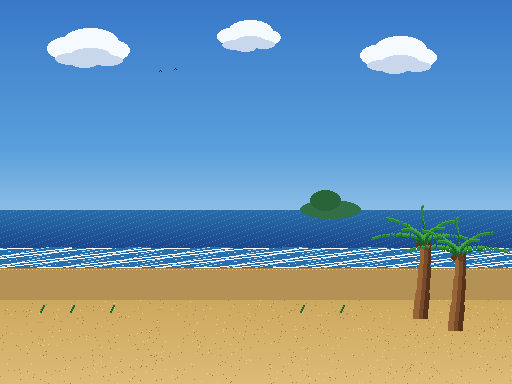
#> input picture games/treasure-island/art/backdrops/beach.png, 512 x 384 px; its folder holds only this picture in this run
$ python -i ti_art_lib.py   (imports and definitions only)
#> lines starting #> are read from the running program, lines starting #| are printed output that depends on the picture
#!/usr/bin/env python3
"""Shared helpers and palette for original Treasure Island homage pixel art."""
from __future__ import annotations

import math
import random
from contextlib import contextmanager
from pathlib import Path
from typing import Iterable, Iterator, Sequence

from PIL import Image, ImageDraw

# Every generated path is rooted here so scripts are safe to run from any cwd.
REPO_ROOT = Path(__file__).resolve().parent.parent

# Deliberately compact warm CPC/Speccy-inspired palette. These are original
# project colours, not sampled from or traced over any commercial game asset.
INK = (28, 24, 36)
INK_BLUE = (24, 38, 58)
INK_BROWN = (55, 35, 30)

SKY_TOP = (45, 87, 164)
SKY_MID = (64, 132, 196)
SKY_HORIZON = (139, 196, 216)
SUN = (255, 220, 112)
CLOUD = (246, 240, 210)
CLOUD_HI = (255, 252, 233)
CLOUD_SH = (178, 199, 216)

SEA_DEEP = (20, 54, 112)
SEA_MID = (28, 105, 159)
SEA_LIGHT = (58, 160, 190)
SEA_FOAM = (190, 231, 224)

SAND_DRY = (226, 188, 105)
SAND_HI = (246, 215, 139)
SAND_MID = (196, 151, 77)
SAND_WET = (153, 119, 70)
SAND_DARK = (112, 78, 48)

LEAF = (43, 126, 65)
LEAF_DK = (22, 75, 52)
LEAF_HI = (90, 174, 75)
LEAF_LIME = (151, 191, 75)
TRUNK = (126, 77, 43)
TRUNK_DK = (74, 45, 35)
TRUNK_HI = (181, 118, 57)

ROCK = (104, 98, 112)
ROCK_DK = (61, 55, 69)
ROCK_HI = (151, 142, 143)
WOOD = (145, 89, 47)
WOOD_DK = (82, 49, 34)
WOOD_HI = (202, 132, 63)

EGG = (248, 202, 54)
EGG_HI = (255, 238, 121)
EGG_SH = (199, 137, 30)
EGG_EDGE = (117, 73, 31)
BOOT = (190, 45, 43)
BOOT_HI = (239, 79, 58)
BOOT_DK = (104, 28, 38)
GLOVE = (244, 239, 216)
GLOVE_HI = (255, 253, 235)
GLOVE_SH = (177, 185, 176)
EYE = INK
SMILE = (99, 43, 37)

GOLD = (240, 178, 38)
GOLD_HI = (255, 228, 94)
GOLD_DK = (139, 78, 26)
METAL = (150, 165, 172)
METAL_HI = (221, 229, 220)
METAL_DK = (73, 78, 91)

_BAYER_4 = (
	(0, 8, 2, 10),
	(12, 4, 14, 6),
	(3, 11, 1, 9),
	(15, 7, 13, 5),
)

# Generators author in a compact logical grid; paint_scale draws straight into
# the final native pixel size (no separate PNG upscale step).
_PAINT_SCALE = 1


# [12 lines left out: function paint_scale, not called in this run]


def paint_scale_value() -> int:
	return _PAINT_SCALE


def rgba(color: Sequence[int], alpha: int = 255) -> tuple[int, int, int, int]:
	if len(color) == 4:
		return int(color[0]), int(color[1]), int(color[2]), int(color[3])
	return int(color[0]), int(color[1]), int(color[2]), alpha


def shade(color: Sequence[int], amount: int) -> tuple[int, int, int]:
	return tuple(max(0, min(255, int(channel) + amount)) for channel in color[:3])


def blend(a: Sequence[int], b: Sequence[int], t: float) -> tuple[int, int, int, int]:
	t = max(0.0, min(1.0, t))
	return tuple(int(a[i] + (b[i] - a[i]) * t) for i in range(3)) + (255,)


# [8 lines left out: function save, not called in this run]


def new_canvas(w: int, h: int, fill=(0, 0, 0, 0)) -> Image.Image:
	"""Create a canvas in *native* pixels (already final size)."""
	return Image.new("RGBA", (w, h), rgba(fill))


# [14 lines left out: functions logical_canvas, _native_box, not called in this run]


def px(im: Image.Image, x: int, y: int, color: Sequence[int]) -> None:
	s = _PAINT_SCALE
	if s == 1:
		if 0 <= x < im.width and 0 <= y < im.height:
			im.putpixel((x, y), rgba(color))
		return
	nx, ny = int(x) * s, int(y) * s
	ImageDraw.Draw(im).rectangle([nx, ny, nx + s - 1, ny + s - 1], fill=rgba(color))


# [9 lines left out: function fill_rect, not called in this run]


def fill_ellipse(im: Image.Image, box: Sequence[int], color: Sequence[int]) -> None:
	x0, y0, x1, y1 = box
	ImageDraw.Draw(im).ellipse(_native_box(x0, y0, x1, y1), fill=rgba(color))


# [56 lines left out: functions fill_polygon, pixel_eye, pixel_line, dither_vgrad, not called in this run]


def outline(
	im: Image.Image,
	color: Sequence[int] = INK,
	diagonal: bool = True,
	alpha_threshold: int = 24,
) -> None:
	"""Add a one-logical-pixel outline behind existing non-transparent pixels."""
	s = _PAINT_SCALE
	offsets = [(-1, 0), (1, 0), (0, -1), (0, 1)]
	if diagonal:
		offsets.extend([(-1, -1), (1, -1), (-1, 1), (1, 1)])

	if s == 1:
		source = im.copy()
		for y in range(im.height):
			for x in range(im.width):
				if source.getpixel((x, y))[3] >= alpha_threshold:
					continue
				for dx, dy in offsets:
					nx, ny = x + dx, y + dy
					if (
						0 <= nx < im.width
						and 0 <= ny < im.height
						and source.getpixel((nx, ny))[3] >= alpha_threshold
					):
						px(im, x, y, color)
						break
		im.alpha_composite(source)
		return

	source = im.copy()
	lw, lh = im.width // s, im.height // s

	def logical_opaque(lx: int, ly: int) -> bool:
		return source.getpixel((lx * s, ly * s))[3] >= alpha_threshold

	for ly in range(lh):
		for lx in range(lw):
			if logical_opaque(lx, ly):
				continue
			for dx, dy in offsets:
				nx, ny = lx + dx, ly + dy
				if 0 <= nx < lw and 0 <= ny < lh and logical_opaque(nx, ny):
					px(im, lx, ly, color)
					break
	im.alpha_composite(source)


# [96 lines left out: functions draw_cloud, draw_palm, not called in this run]


def draw_bird(im: Image.Image, x: int, y: int, color: Sequence[int] = INK_BLUE) -> None:
	pixel_line(im, [(x - 4, y), (x - 1, y - 2), (x, y)], color)
	pixel_line(im, [(x, y), (x + 2, y - 2), (x + 5, y)], color)


# [40 lines left out: functions speckles, star_points, not called in this run]

>>> from PIL import Image
>>> picture = Image.open('../games/treasure-island/art/backdrops/beach.png')
#> picture is the input picture: PIL image 512x384 RGBA; mean R, G, B, A 118.1, 149.5, 169.1, 252
>>> result = outline(picture)
#> after the loop in outline, `for y in range(im.height):`:
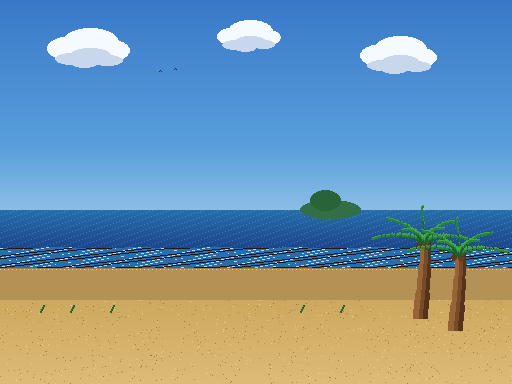
#> im: PIL image 512x384 RGBA; mean R, G, B, A 118.4, 149.8, 169.5, 255
